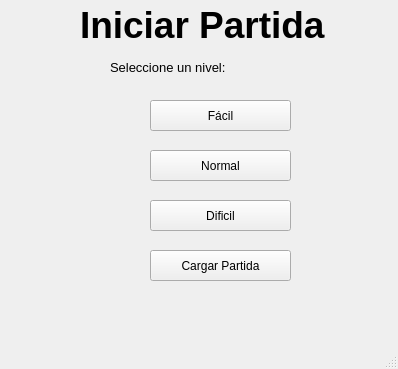
<?xml version="1.0" encoding="UTF-8"?>
<ui version="4.0">
 <class>Ventana_Jugar</class>
 <widget class="QMainWindow" name="Ventana_Jugar">
  <property name="geometry">
   <rect>
    <x>0</x>
    <y>0</y>
    <width>398</width>
    <height>369</height>
   </rect>
  </property>
  <property name="windowTitle">
   <string>MainWindow</string>
  </property>
  <widget class="QWidget" name="centralwidget">
   <widget class="QLabel" name="titulo">
    <property name="geometry">
     <rect>
      <x>80</x>
      <y>0</y>
      <width>271</width>
      <height>51</height>
     </rect>
    </property>
    <property name="text">
     <string>&lt;html&gt;&lt;head/&gt;&lt;body&gt;&lt;p&gt;&lt;span style=&quot; font-size:28pt; font-weight:600;&quot;&gt;Iniciar Partida&lt;/span&gt;&lt;/p&gt;&lt;/body&gt;&lt;/html&gt;</string>
    </property>
   </widget>
   <widget class="QLabel" name="leyenda">
    <property name="geometry">
     <rect>
      <x>110</x>
      <y>60</y>
      <width>121</width>
      <height>16</height>
     </rect>
    </property>
    <property name="text">
     <string>&lt;html&gt;&lt;head/&gt;&lt;body&gt;&lt;p&gt;&lt;span style=&quot; font-size:10pt;&quot;&gt;Seleccione un nivel:&lt;/span&gt;&lt;/p&gt;&lt;/body&gt;&lt;/html&gt;</string>
    </property>
   </widget>
   <widget class="QPushButton" name="Btn_facil">
    <property name="geometry">
     <rect>
      <x>150</x>
      <y>100</y>
      <width>141</width>
      <height>31</height>
     </rect>
    </property>
    <property name="text">
     <string>Fácil</string>
    </property>
   </widget>
   <widget class="QPushButton" name="Btn_normal">
    <property name="geometry">
     <rect>
      <x>150</x>
      <y>150</y>
      <width>141</width>
      <height>31</height>
     </rect>
    </property>
    <property name="text">
     <string>Normal</string>
    </property>
   </widget>
   <widget class="QPushButton" name="Btn_dificil">
    <property name="geometry">
     <rect>
      <x>150</x>
      <y>200</y>
      <width>141</width>
      <height>31</height>
     </rect>
    </property>
    <property name="text">
     <string>Dificil</string>
    </property>
   </widget>
   <widget class="QPushButton" name="Btn_cargar">
    <property name="geometry">
     <rect>
      <x>150</x>
      <y>250</y>
      <width>141</width>
      <height>31</height>
     </rect>
    </property>
    <property name="text">
     <string>Cargar Partida</string>
    </property>
   </widget>
  </widget>
  <widget class="QMenuBar" name="menubar">
   <property name="geometry">
    <rect>
     <x>0</x>
     <y>0</y>
     <width>398</width>
     <height>20</height>
    </rect>
   </property>
  </widget>
  <widget class="QStatusBar" name="statusbar"/>
 </widget>
 <resources/>
 <connections/>
</ui>
